Frame 1 (no input): blank canvas, image omitted
Frame 60 (the mouse pressed at the canvas centre just before this capture): blank canvas, image omitted
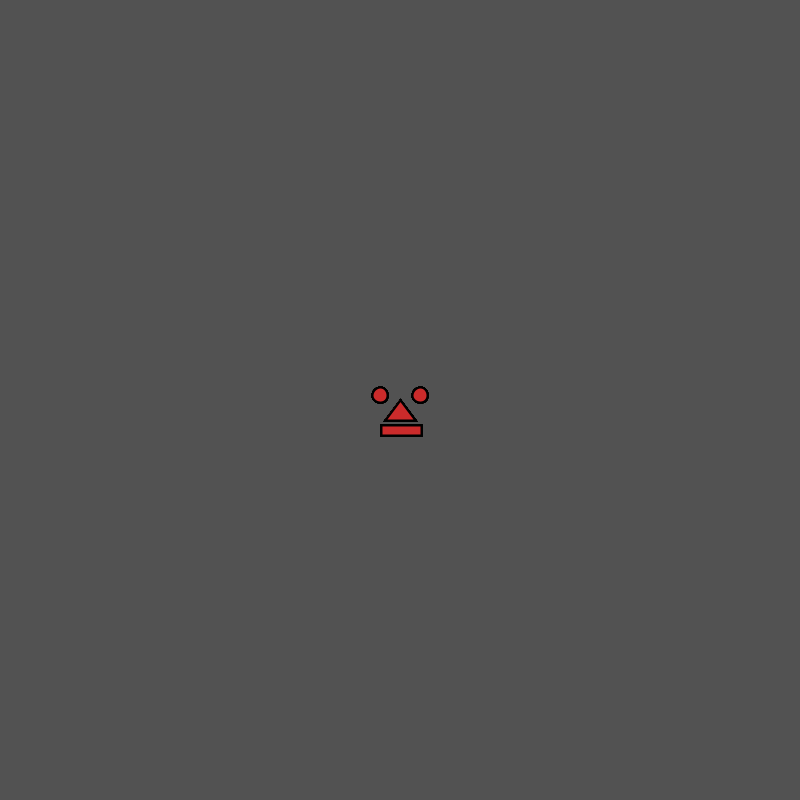
Frame 120 (the mouse held since frame 60 and released just before this capture)

The Processing sketch whose frames 1 and 60 were blank and that drew this single picture after the mouse press (run headless with seeded random() and noise(); from frame 60 on, the mouse is pressed at the canvas centre):

// Processing sketch: Stamper
// ── Stamper.pde
//
// Author: Max Blowers
// url: https://maxblowers.dev/
// desc:
//  A program that draws shapes while clicking
//

// Init project

void setup() {
  size(800, 800);
  background(#525252);
}

// Declare vars, ints, strings
String shape = "f";
int clr = #CB2B2B;

// The drawy part of the project
void draw() {
  // Determine key pressed and which and set accordingly
  if (keyPressed == true) {
    // Shapes
    if (key == 'f') {
      shape = "f";
    } else if (key == 't') {
      shape = "t";
    } else if (key == 'a') {
      shape = "a";
    } else if (key == 'c') {
      background(#525252);
    }
    // set the colors
    else if (key == 'r') {
      clr = #CB2B2B;
    } else if (key == 'g') {
      clr = #03AD1E;
    } else if (key == 'b') {
      clr = #1F9AEA;
    } else if (key == 'p') {
      clr = #AF1CD8;
    } else {
      return;
    }
  }

  // draw the stuffs
  if (mousePressed == true) {
    if (shape == "f") {
      fill(clr);
      strokeWeight(2);
      ellipse(mouseX + 20, mouseY - 5, 15, 15);
      ellipse(mouseX - 20, mouseY - 5, 15, 15);
      triangle(mouseX+15, mouseY+20, mouseX, mouseY, mouseX-15, mouseY+20);
      rect(mouseX - 19, mouseY + 25, 40, 10);
    } else if (shape == "t") {
      fill(clr);
      strokeWeight(5);
      stroke(#000000);
      ellipse(mouseX, mouseY, 55, 55);
      ellipse(mouseX, mouseY, 35, 35);
      ellipse(mouseX, mouseY, 15, 15);
    } else if (shape == "a") {
      fill(clr);
      strokeWeight(2);
      stroke(#ffffff);
      triangle(mouseX-20, mouseY+5, mouseX, mouseY-15, mouseX, mouseY+25);
      rect(mouseX, mouseY+1, 15, 8);
      triangle(mouseX+35, mouseY+5, mouseX+15, mouseY-15, mouseX+15, mouseY+25);
    } else {
      return;
    }
  }
}
